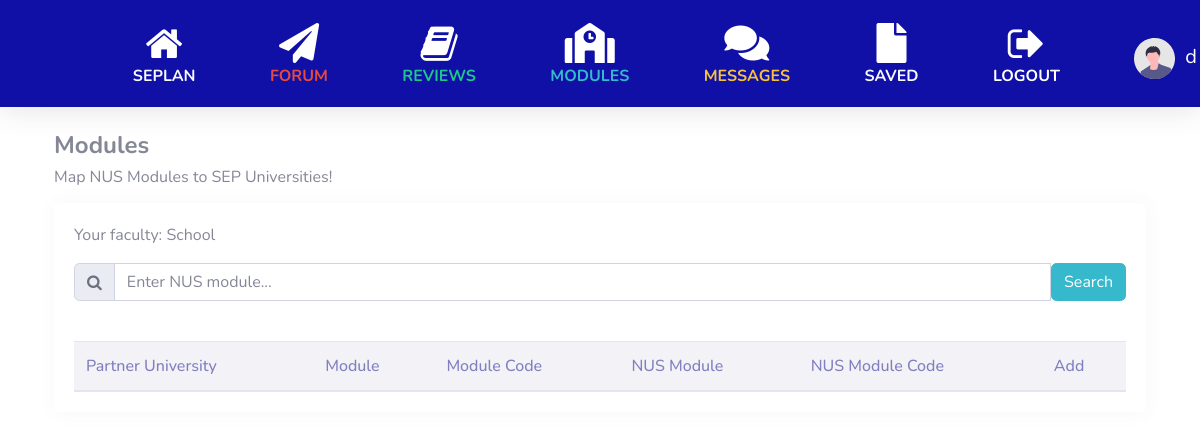
The page /modules (signed in) on the database as committed earlier.
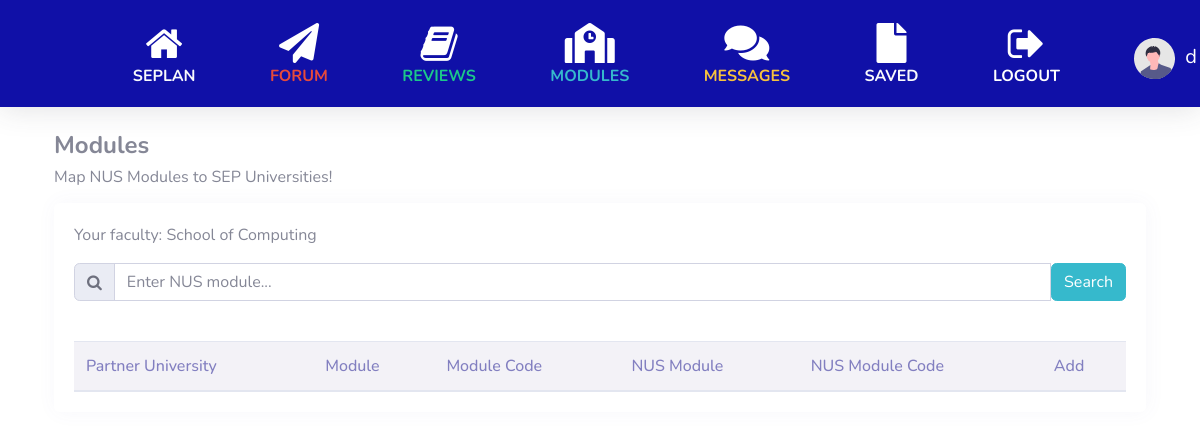
The same page on the database as committed later.
### sep/models.py (models this page shows, shortened)
class User(AbstractUser):
    faculty = models.CharField(max_length=120)
    year = models.IntegerField(blank=True, null=True)
    major = models.CharField(max_length=120)
    sep = models.BooleanField(blank=True, null=True)
    picture = models.URLField(blank=True, null=True)

### sep/views.py (the view, shortened to what this page needs)
# urls.py: path("modules", views.modules, name="modules"),
def modules(request):
    if not request.user.is_authenticated:
        return HttpResponseRedirect(reverse('login'))
    search = False
    return render(request, "sep/modules.html", {
        "search": search
    })

### sep/templates/sep/modules.html (shortened to what this page needs)
{% extends "sep/layout.html" %} {% load static %} {% block body %}
<link href="{% static '/module.css' %}" rel="stylesheet" />
<div class="container">
  <h4><strong>Modules</strong></h4>
  <h6 class="header-title pb-2">Map NUS Modules to SEP Universities!</h6>
  <div class="row">
    <div class="col-xl-12">
      <div class="card">
        <div class="card-body">
          <div class="pb-3">
            <div class="pb-3">Your faculty: {{ request.user.faculty }}</div>
            <form
              class="input-group"
              action="{% url 'modules' %}"
              method="POST"
            >
              <div class="input-group">
                <div class="input-group-prepend">
                  <span class="input-group-text"
                    ><i class="fa fa-search"></i
                  ></span>
                </div>
                <input
                  type="text"
                  class="form-control"
                  name="module"
                  placeholder="Enter NUS module..."
                />
                <input type="submit" value="Search" class="btn btn-info" />
              </div>
            </form>
          </div>
          <br />
          <div class="table-responsive">
            <table class="table table-hover mb-0">
              <thead>
                <tr class="align-self-center">
                  <th>Partner University</th>
                  <th>Module</th>
                  <th>Module Code</th>
                  <th>NUS Module</th>
                  <th>NUS Module Code</th>
                  <th>Add</th>
                </tr>
              </thead>
            </table>
          </div>
        </div>
      </div>
    </div>
  </div>
</div>
{% endblock %}

### sep/templates/sep/layout.html (shortened to what this page needs)
{% load static %}
<!DOCTYPE html>
<html lang="en">
  <head>
    <link
      rel="stylesheet"
      href="https://stackpath.bootstrapcdn.com/bootstrap/4.4.1/css/bootstrap.min.css"
    />
    <link href="{% static '/all.min.css' %}" rel="stylesheet" />
    <link href="{% static '/sb-admin-2.min.css' %}" rel="stylesheet" />
    <link
      href="https://cdnjs.cloudflare.com/ajax/libs/font-awesome/5.15.3/css/all.min.css"
      rel="stylesheet"
    />
    <link
      rel="stylesheet"
      href="https://cdnjs.cloudflare.com/ajax/libs/font-awesome/4.7.0/css/font-awesome.min.css"
    />
    <link href="{% static '/layout.css' %}" rel="stylesheet" />
  </head>
  <nav
    class="navbar navbar-expand navbar-light topbar mb-4 static-top shadow"
    style="background-color: rgb(16, 16, 167); height: 70%"
  >
    {% if user.is_authenticated %}
    <div style="margin-left: 10%">
      <a
        class="navbar-brand text-white centralise home"
        href="{% url 'index' %}"
        ><i class="fa fa-home fa-2x"></i>
        <div class="h6 font-weight-bold text-light text-uppercase">
          SEPlan
        </div></a
      >
    </div>
    <div style="margin-left: 5%">
      <a
        class="navbar-brand text-white centralise menu-item"
        href="{% url 'forum' %}"
        ><i class="fas fa-paper-plane fa-2x"></i>
        <div class="h6 font-weight-bold text-danger text-uppercase">
          Forum
        </div></a
      >
    </div>
    <div style="margin-left: 5%">
      <a
        class="navbar-brand text-white centralise menu-item"
        href="{% url 'reviews' %}"
        ><i class="fa fa-book fa-2x"></i>
        <div class="h6 font-weight-bold text-success text-uppercase">
          Reviews
        </div></a
      >
    </div>
    <div style="margin-left: 5%">
      <a
        class="navbar-brand text-white centralise menu-item"
        href="{% url 'modules' %}"
        ><i class="fas fa-school fa-2x"></i>
        <div class="h6 font-weight-bold text-info text-uppercase">
          Modules
        </div></a
      >
    </div>
    <div style="margin-left: 5%">
      <a
        class="navbar-brand text-white centralise menu-item"
        href="{% url 'messages' request.user.username %}"
        ><i class="fas fa-comments fa-2x"></i>
        <div class="h6 font-weight-bold text-warning text-uppercase">
          Messages
        </div></a
      >
    </div>
    <div style="margin-left: 5%">
      <a
        class="navbar-brand text-white centralise menu-item"
        href="{% url 'watchlist' %}"
        ><i class="fas fa-file fa-2x"></i>
        <div class="h6 font-weight-bold text-light text-uppercase">
          Saved
        </div></a
      >
    </div>
    <div style="margin-left: 5%">
      <a
        class="navbar-brand text-white centralise menu-item"
        href="{% url 'logout' %}"
        ><i class="fa fa-sign-out fa-2x"></i>
        <div class="h6 font-weight-bold text-white text-uppercase">
          Logout
        </div></a
      >
    </div>
    <div style="margin-left: 5%">
      <a
        class="navbar-brand text-white centralise menu-item"
        href="{% url 'profile' request.user.username %}">
        {% if user.picture %}
          <img
            class="rounded-circle mr-2"
            src={{ user.picture }}
            width="72"
            height="72"
            alt="User"
          />
        {% else %}
          <img
            src="/media/index/undraw_profile.svg"
            style="max-width: 200%; margin-right: 5px"
          />
        {% endif %}
        <div class="mr-4 d-none d-lg-inline text-white">
          {{ request.user.username }}
        </div></a
      >
    </div>
    {% endif %}
  </nav>
  {% block body %} {% endblock %}
</html>

Rows that differ between the two databases and show on the page:
changed User: user.faculty "School" → "School of Computing"
